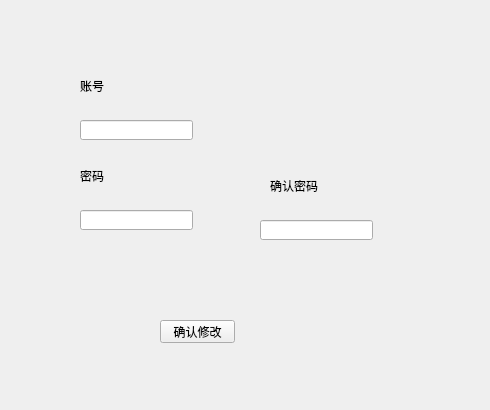
<?xml version="1.0" encoding="UTF-8"?>
<ui version="4.0">
 <class>forgetPwd</class>
 <widget class="QWidget" name="forgetPwd">
  <property name="geometry">
   <rect>
    <x>0</x>
    <y>0</y>
    <width>490</width>
    <height>410</height>
   </rect>
  </property>
  <property name="windowTitle">
   <string>Form</string>
  </property>
  <widget class="QLabel" name="label">
   <property name="geometry">
    <rect>
     <x>80</x>
     <y>80</y>
     <width>54</width>
     <height>12</height>
    </rect>
   </property>
   <property name="text">
    <string>账号</string>
   </property>
  </widget>
  <widget class="QLabel" name="label_2">
   <property name="geometry">
    <rect>
     <x>80</x>
     <y>170</y>
     <width>54</width>
     <height>12</height>
    </rect>
   </property>
   <property name="text">
    <string>密码</string>
   </property>
  </widget>
  <widget class="QLabel" name="label_3">
   <property name="geometry">
    <rect>
     <x>270</x>
     <y>180</y>
     <width>54</width>
     <height>12</height>
    </rect>
   </property>
   <property name="text">
    <string>确认密码</string>
   </property>
  </widget>
  <widget class="QPushButton" name="forgetPushButton">
   <property name="geometry">
    <rect>
     <x>160</x>
     <y>320</y>
     <width>75</width>
     <height>23</height>
    </rect>
   </property>
   <property name="text">
    <string>确认修改</string>
   </property>
  </widget>
  <widget class="QLineEdit" name="userLineEdit">
   <property name="geometry">
    <rect>
     <x>80</x>
     <y>120</y>
     <width>113</width>
     <height>20</height>
    </rect>
   </property>
  </widget>
  <widget class="QLineEdit" name="pwdLineEdit">
   <property name="geometry">
    <rect>
     <x>80</x>
     <y>210</y>
     <width>113</width>
     <height>20</height>
    </rect>
   </property>
  </widget>
  <widget class="QLineEdit" name="lineEdit_3">
   <property name="geometry">
    <rect>
     <x>260</x>
     <y>220</y>
     <width>113</width>
     <height>20</height>
    </rect>
   </property>
  </widget>
 </widget>
 <resources/>
 <connections/>
</ui>
